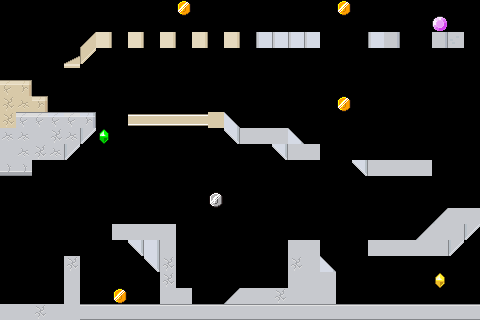

A 2D game scene composited from a Tiled map and its tileset images. What follows is a short description and the map's XML, with each tile layer's data collapsed to a summary:
An orthogonal 30x20 tile map with 16x16 px tiles, 2 tile layers (Platforms, Gold), 8 tilesets and 12 objects (spawn, next).

<map version="1.10" tiledversion="1.11.2" orientation="orthogonal" renderorder="right-down" width="30" height="20" tilewidth="16" tileheight="16" infinite="0" backgroundcolor="#000000" nextlayerid="14" nextobjectid="39">
 <tileset firstgid="1" source="roguelike-base.tsx" />
 <tileset firstgid="1768" source="roguelike-interior.tsx" />
 <tileset firstgid="2254" source="currency/coin-gold.tsx" />
 <tileset firstgid="2259" source="currency/coin-silver.tsx" />
 <tileset firstgid="2264" source="currency/gem-blue.tsx" />
 <tileset firstgid="2268" source="currency/gem-green.tsx" />
 <tileset firstgid="2272" source="currency/gem-yellow.tsx" />
 <tileset firstgid="2276" source="currency/round-gem-purple.tsx" />
 <objectgroup id="13" name="Doors">
  <object id="37" name="spawn" x="15.8438" y="287.943" width="16" height="16">
   <properties>
    <property name="type" value="spawn" />
   </properties>
  </object>
  <object id="38" name="next" x="447.621" y="15.9119" width="16" height="16" rotation="359.527">
   <properties>
    <property name="type" value="next" />
   </properties>
  </object>
 </objectgroup>
 <layer id="2" name="Platforms" width="30" height="20">
  <data>[600 cells, 134 non-empty, 29 distinct tile ids]</data>
 </layer>
 <objectgroup id="9" name="Enemies" offsetx="-16" offsety="0">
  <object id="13" template="enemies/archer.tx" x="415" y="222.5">
   <properties>
    <property name="jump_around" type="bool" value="true" />
    <property name="jump_around_time" type="float" value="4" />
    <property name="jump_around_velocity" type="float" value="500" />
   </properties>
  </object>
  <object id="31" template="enemies/archer.tx" x="288.5" y="15.5">
   <properties>
    <property name="jump_around" type="bool" value="true" />
    <property name="jump_around_time" type="float" value="4" />
    <property name="jump_around_velocity" type="float" value="500" />
   </properties>
  </object>
  <object id="21" template="enemies/cavalier.tx" x="400" y="288">
   <properties>
    <property name="facing_right" type="bool" value="true" />
    <property name="walk_around" type="bool" value="true" />
    <property name="walk_around_time" type="float" value="1" />
    <property name="walk_around_velocity" type="float" value="200" />
   </properties>
  </object>
  <object id="22" template="enemies/crossbow.tx" x="67" y="95.5">
   <properties>
    <property name="facing_right" type="bool" value="false" />
    <property name="walk_around" type="bool" value="true" />
    <property name="walk_around_time" type="float" value="1.8" />
    <property name="walk_around_velocity" type="float" value="72" />
   </properties>
  </object>
  <object id="32" template="enemies/crossbow.tx" x="399" y="15">
   <properties>
    <property name="facing_right" type="bool" value="false" />
    <property name="walk_around" type="bool" value="true" />
    <property name="walk_around_time" type="float" value="1.8" />
    <property name="walk_around_velocity" type="float" value="72" />
   </properties>
  </object>
  <object id="23" template="enemies/halberd.tx" x="192" y="97.5" />
  <object id="25" template="enemies/king.tx" x="80" y="240" />
  <object id="26" template="enemies/mage.tx" x="369.5" y="143.5">
   <properties>
    <property name="facing_right" type="bool" value="true" />
    <property name="walk_around" type="bool" value="true" />
    <property name="walk_around_time" type="float" value="4.6" />
    <property name="walk_around_velocity" type="float" value="50" />
   </properties>
  </object>
  <object id="29" template="enemies/sword.tx" x="224" y="288" />
  <object id="30" template="enemies/spear.tx" x="160" y="288">
   <properties>
    <property name="facing_right" type="bool" value="false" />
    <property name="walk_around" type="bool" value="true" />
    <property name="walk_around_time" type="float" value="3" />
    <property name="walk_around_velocity" type="float" value="80" />
   </properties>
  </object>
 </objectgroup>
 <layer id="8" name="Gold" width="30" height="20">
  <data>[600 cells, 8 non-empty, 5 distinct tile ids]</data>
 </layer>
</map>
